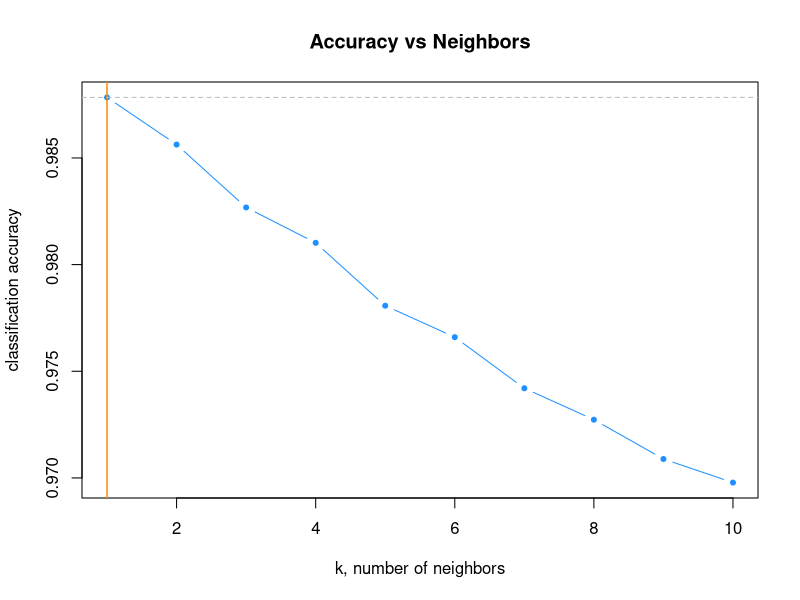
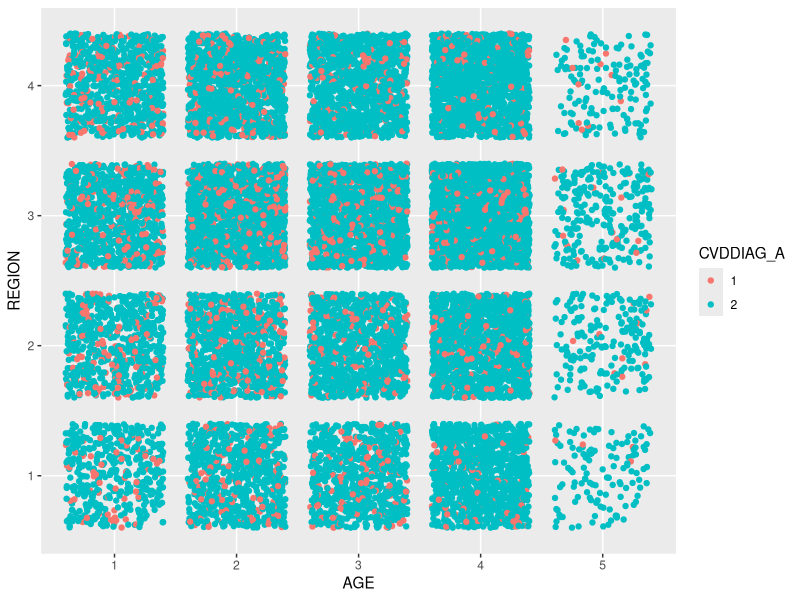

These figures' R source, in order:
## ---- chunk 1
library(tidyverse)
library(ggplot2)
library(plyr)
library(corrplot)
library(utils)
library(MASS)
library(ROCR)
library(caret)
library(gmodels)
library(class) # Knn algorithm
library(patchwork)
library(psych)
## ---- chunk 2
training_data <- read.csv('training_data.csv')
testing_data <- read.csv('testing_data.csv')
## ---- chunk 3
training_data <- training_data %>% 
  dplyr::select(-X)
training_data$NATUSBORN_A <- as.factor(training_data$NATUSBORN_A)
training_data$SEX_A <- as.factor(training_data$NATUSBORN_A)
training_data$CVDDIAG_A <- as.factor(training_data$CVDDIAG_A)
training_data$REGION <- as.factor(training_data$REGION)
training_data$HYPEV_A <- as.factor(training_data$HYPEV_A)
training_data$CHLEV_A <- as.factor(training_data$CHLEV_A)
training_data$ASEV_A <- as.factor(training_data$ASEV_A)
training_data$DIBEV_A <- as.factor(training_data$DIBEV_A)
training_data$MEDNG12M_A <- as.factor(training_data$MEDNG12M_A)
training_data$PAYWORRY_A <- as.factor(training_data$PAYWORRY_A)
training_data$RACEALLP_A <- as.factor(training_data$RACEALLP_A)
training_data$MEDRXTRT_A <- as.factor(training_data$MEDRXTRT_A)
training_data$HLTHCOND_A <- as.factor(training_data$HLTHCOND_A)
training_data$DEPEV_A <- as.factor(training_data$DEPEV_A)
training_data$AGE <- as.factor(training_data$AGE)
str(training_data)
## ---- chunk 4
testing_data <- testing_data %>% 
  dplyr::select(-X)
testing_data$NATUSBORN_A <- as.factor(testing_data$NATUSBORN_A)
testing_data$SEX_A <- as.factor(testing_data$NATUSBORN_A)
testing_data$CVDDIAG_A <- as.factor(testing_data$CVDDIAG_A)
testing_data$REGION <- as.factor(testing_data$REGION)
testing_data$HYPEV_A <- as.factor(testing_data$HYPEV_A)
testing_data$CHLEV_A <- as.factor(testing_data$CHLEV_A)
testing_data$ASEV_A <- as.factor(testing_data$ASEV_A)
testing_data$DIBEV_A <- as.factor(testing_data$DIBEV_A)
testing_data$MEDNG12M_A <- as.factor(testing_data$MEDNG12M_A)
testing_data$PAYWORRY_A <- as.factor(testing_data$PAYWORRY_A)
testing_data$RACEALLP_A <- as.factor(testing_data$RACEALLP_A)
testing_data$MEDRXTRT_A <- as.factor(testing_data$MEDRXTRT_A)
testing_data$HLTHCOND_A <- as.factor(testing_data$HLTHCOND_A)
testing_data$DEPEV_A <- as.factor(testing_data$DEPEV_A)
testing_data$AGE <- as.factor(testing_data$AGE)
str(testing_data)
## ---- chunk 5
knn_model = knn(training_data, testing_data, cl = training_data$CVDDIAG_A, k=2)
tab_knn = table(knn_model, testing_data$CVDDIAG_A)

(tab_knn[2] + tab_knn[3]) / (tab_knn[1] + tab_knn[2] + tab_knn[3] + tab_knn[4])
tab_knn
## ---- chunk 6
precision <- tab_knn[1] / (tab_knn[1] + tab_knn[3])
error_rate <- (tab_knn[2] + tab_knn[3]) / (tab_knn[1] + tab_knn[2] + tab_knn[3] + tab_knn[4])
accuracy <- 1 - error_rate
sensitivity <- tab_knn[4] / (tab_knn[3] + tab_knn[4])

cat("Precision:", precision, "\n")
cat("Accuracy:", accuracy, "\n")
cat("Error Rate:", error_rate, "\n")
cat("Sensitivity:", sensitivity)
## ---- chunk 7
accuracy = function(actual, predicted) {
  mean(actual == predicted)
}

accuracy(actual = testing_data$CVDDIAG_A,
         predicted = knn(train = training_data, 
                         test = testing_data, 
                         cl = training_data$CVDDIAG_A, k = 2))

## ---- chunk 8
set.seed(42)
k_to_try = 1:10
acc_k = rep(x = 0, times = length(k_to_try))

accuracy = function(actual, predicted) {
  mean(actual == predicted)
}

for(i in seq_along(k_to_try)) {
  pred = knn(train = training_data, 
             test = testing_data, 
             cl = training_data$CVDDIAG_A, 
             k = k_to_try[i])
  acc_k[i] = accuracy(testing_data$CVDDIAG_A, pred)
}
## ---- chunk 9
# plot accuracy vs choice of k
plot(acc_k, type = "b", col = "dodgerblue", cex = 1, pch = 20, 
     xlab = "k, number of neighbors", ylab = "classification accuracy",
     main = "Accuracy vs Neighbors")
# add lines indicating k with best accuracy
abline(v = which(acc_k == max(acc_k)), col = "darkorange", lwd = 1.5)
# add line for max accuracy seen
abline(h = max(acc_k), col = "grey", lty = 2)
# add line for prevalence in test set
abline(h = mean(testing_data$CVDDIAG_A == "2"), col = "grey", lty = 2)
## ---- chunk 10
ggplot(training_data, aes(x = AGE, y = REGION, color = CVDDIAG_A)) +
  geom_point(position='jitter')
## ---- chunk 11
training_data %>%
  dplyr::select(AGE, REGION, CVDDIAG_A) %>%
  group_by(AGE, REGION, CVDDIAG_A) %>%
  dplyr::count() %>%
  group_by(AGE) %>%
  mutate(total = sum(n)) %>%
  mutate(percentage = n / total)
